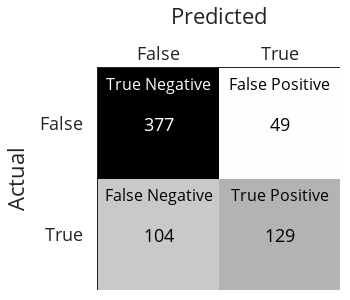

Notebook cell for this chart:
### Code cell
import plotly.figure_factory as ff
fig = ff.create_annotated_heatmap(z=mat,
                                  x=["False", "True"], y=["False", "True"], 
                                  showscale=False, 
                                 colorscale=px.colors.sequential.gray_r)
fig.update_layout(font=dict(size=18), width=350, height=300)
# Add Labels
fig.add_annotation(x=0,y=0, text="True Negative", 
                   yshift=40, showarrow=False, font=dict(color="white",size=16))
fig.add_annotation(x=1,y=0, text="False Positive", 
                   yshift=40, showarrow=False, font=dict(color="black",size=16))
fig.add_annotation(x=0,y=1, text="False Negative", 
                   yshift=40, showarrow=False, font=dict(color="black",size=16))
fig.add_annotation(x=1,y=1, text="True Positive", 
                   yshift=40, showarrow=False, font=dict(color="black",size=16))

fig.update_xaxes(title="Predicted")
fig.update_yaxes(title="Actual", autorange="reversed")

### Figure 1 — Plotly figure (JSON) as saved in the notebook; plotly's stock layout.template omitted (floating-point values rounded to 4 significant figures)
{"data": [{"colorscale": [[0, "rgb(254, 254, 253)"], [0.09091, "rgb(224, 224, 223)"], [0.1818, "rgb(197, 197, 195)"], [0.2727, "rgb(171, 171, 170)"], [0.3636, "rgb(146, 146, 145)"], [0.4545, "rgb(124, 123, 122)"], [0.5455, "rgb(102, 101, 101)"], [0.6364, "rgb(81, 80, 80)"], [0.7273, "rgb(59, 59, 59)"], [0.8182, "rgb(38, 38, 38)"], [0.9091, "rgb(16, 16, 16)"], [1, "rgb(0, 0, 0)"]], "reversescale": false, "showscale": false, "type": "heatmap", "x": ["False", "True"], "y": ["False", "True"], "z": [[377, 49], [104, 129]]}], "layout": {"annotations": [{"font": {"color": "#FFFFFF"}, "showarrow": false, "text": "377", "x": "False", "xref": "x", "y": "False", "yref": "y"}, {"font": {"color": "#000000"}, "showarrow": false, "text": "49", "x": "True", "xref": "x", "y": "False", "yref": "y"}, {"font": {"color": "#000000"}, "showarrow": false, "text": "104", "x": "False", "xref": "x", "y": "True", "yref": "y"}, {"font": {"color": "#000000"}, "showarrow": false, "text": "129", "x": "True", "xref": "x", "y": "True", "yref": "y"}, {"font": {"color": "white", "size": 16}, "showarrow": false, "text": "True Negative", "x": 0, "y": 0, "yshift": 40}, {"font": {"color": "black", "size": 16}, "showarrow": false, "text": "False Positive", "x": 1, "y": 0, "yshift": 40}, {"font": {"color": "black", "size": 16}, "showarrow": false, "text": "False Negative", "x": 0, "y": 1, "yshift": 40}, {"font": {"color": "black", "size": 16}, "showarrow": false, "text": "True Positive", "x": 1, "y": 1, "yshift": 40}], "font": {"size": 18}, "height": 300, "width": 350, "xaxis": {"autorange": true, "dtick": 1, "gridcolor": "rgb(0, 0, 0)", "range": [-0.5, 1.5], "side": "top", "ticks": "", "title": {"text": "Predicted"}, "type": "category"}, "yaxis": {"autorange": true, "dtick": 1, "range": [1.5, -0.5], "ticks": "", "ticksuffix": "  ", "title": {"text": "Actual"}, "type": "category"}}}
